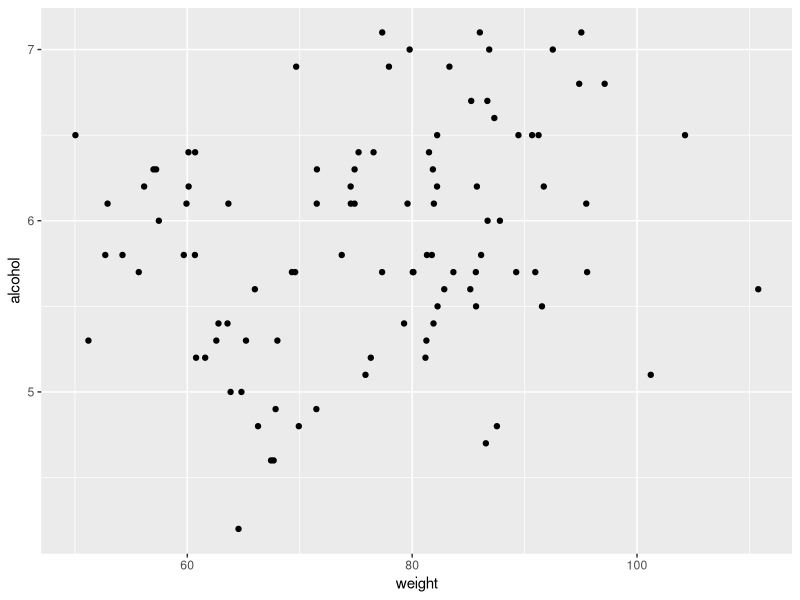
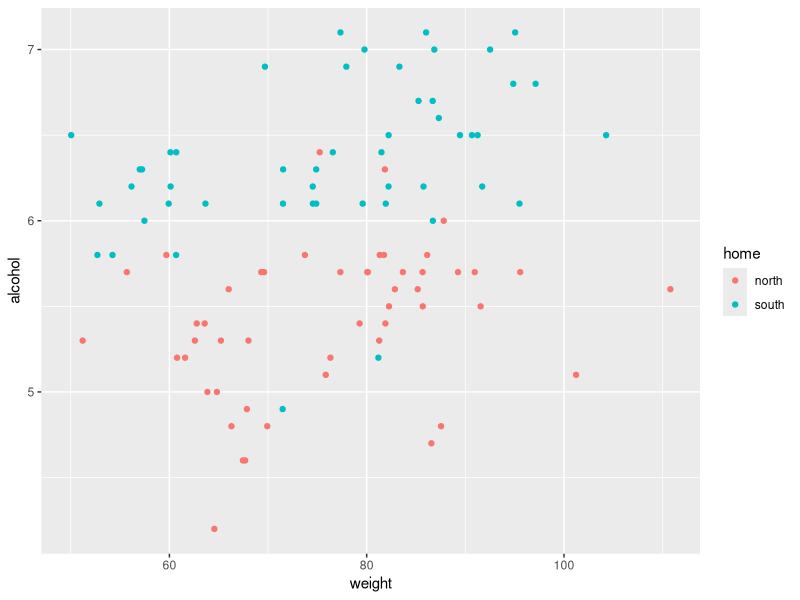
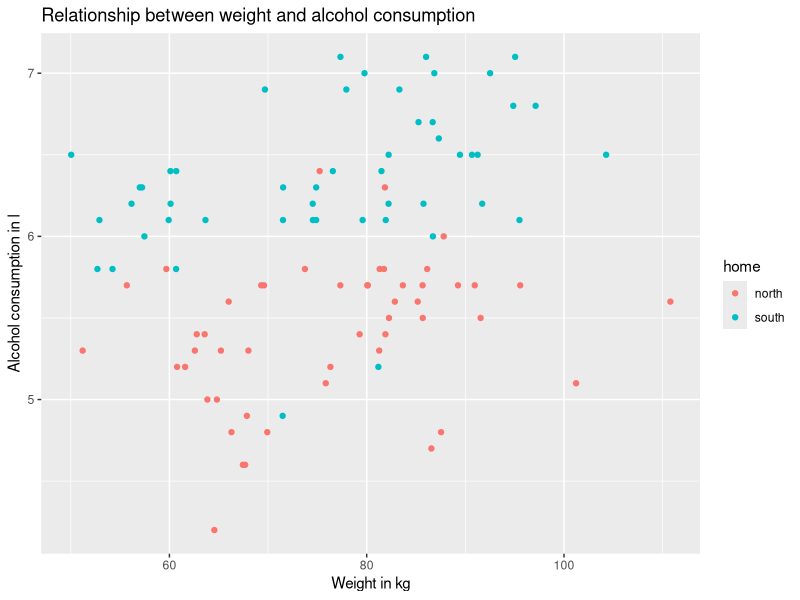
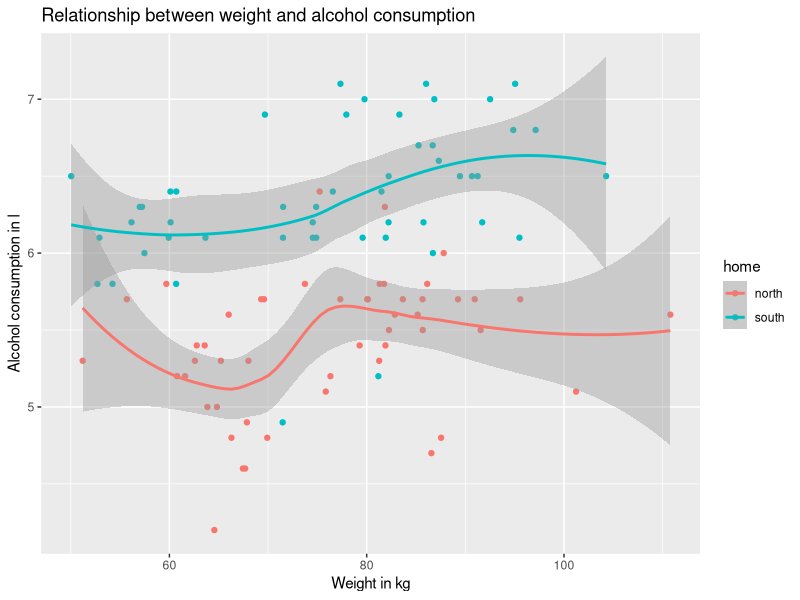
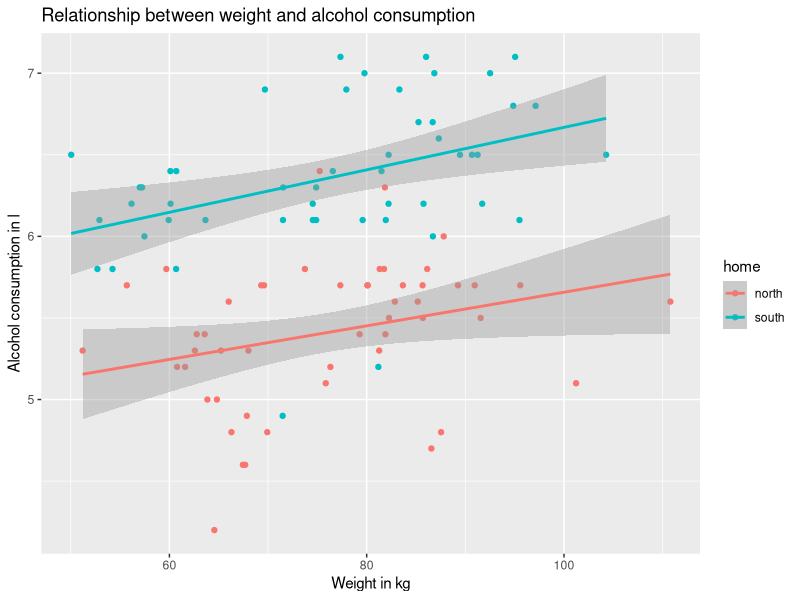
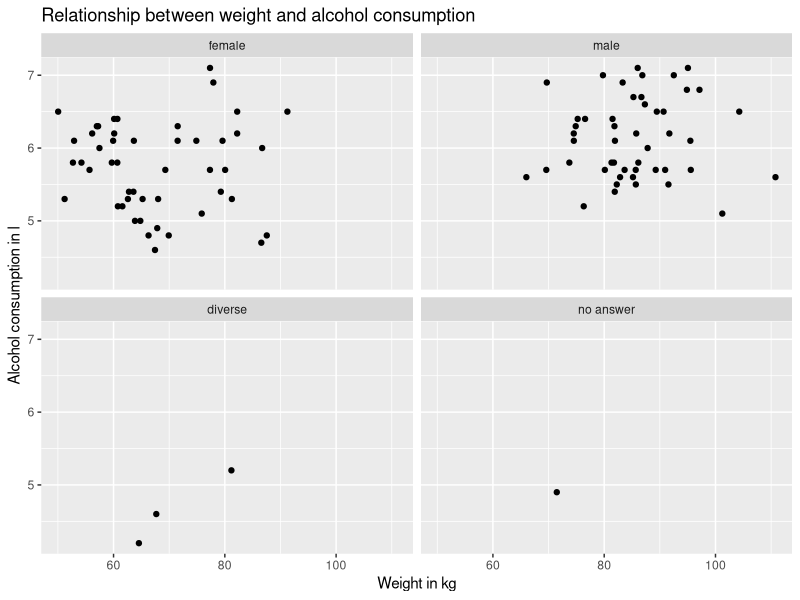
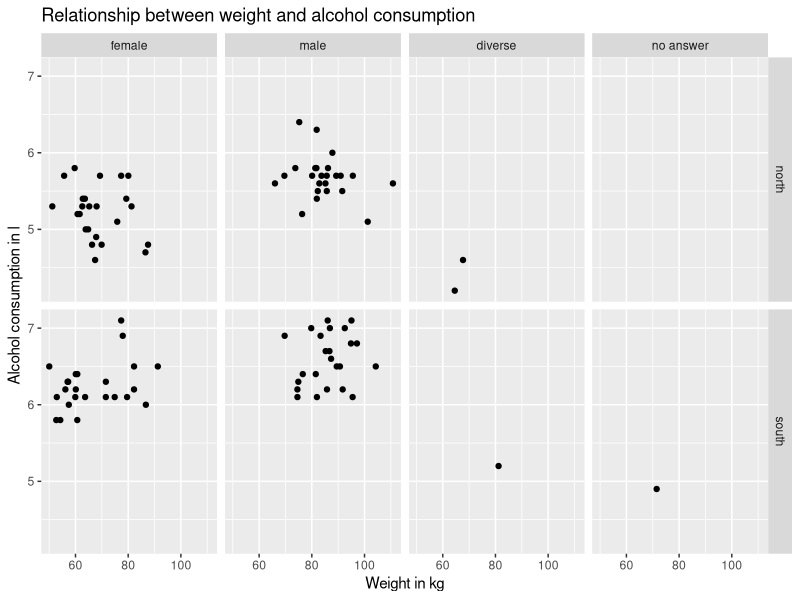
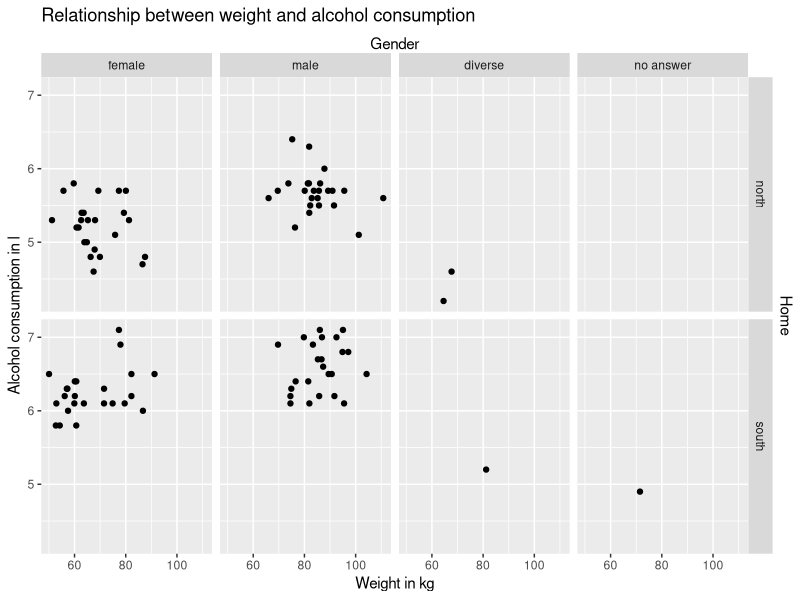

These charts were generated, in order, by the following R code: (Note: this script raises an error after producing the figures.)
## ---- chunk 1
#install.packages("ggplot2")
#install.packages("psych")
## ---- chunk 2
#install.packages(c("colorBlindness", "directlabels", "dplyr", "gameofthrones", "ggforce", "gghighlight", "ggnewscale", "ggplot2", "ggraph", "ggrepel", "ggtext", "ggthemes", "hexbin", "Hmisc", "mapproj", "maps", "munsell", "ozmaps", "paletteer", "patchwork", "rmapshaper", "scico", "seriation", "sf", "stars", "tidygraph", "tidyr", "wesanderson"))
## ---- chunk 3
library(ggplot2)
library(psych)

setwd("C:/Users/bente/Documents/Studium/BachelorPsychologie/Projekte/KlinMethGoettingen/Vorkurs")
## ---- chunk 4
dat = read.csv("consumption_ophase.csv")

dat$gender = factor(dat$gender, levels=1:4, labels=c("female", "male", "diverse", "no answer"))
dat$home = factor(dat$home, levels=1:2, labels=c("north", "south"))
## ---- chunk 5
ggplot(dat, aes(x = weight, y = alcohol)) + 
  geom_point()
## ---- chunk 6
p = ggplot(dat, aes(weight, alcohol, color = home)) + 
  geom_point()
p
## ---- chunk 7
p = p + 
  labs(x = "Weight in kg", y = "Alcohol consumption in l") +
  ggtitle("Relationship between weight and alcohol consumption")
p
## ---- chunk 8
p +
  geom_smooth()
## ---- chunk 9
p +
  geom_smooth(method = "lm")
## ---- chunk 10
ggplot(dat, aes(weight, alcohol)) + 
  geom_point() + 
  facet_wrap(~gender)+
  labs(x = "Weight in kg", y = "Alcohol consumption in l") +
  ggtitle("Relationship between weight and alcohol consumption")
## ---- chunk 11
p = ggplot(dat, aes(weight, alcohol)) + 
  geom_point() + 
  facet_grid(home~gender)+
  labs(x = "Weight in kg", y = "Alcohol consumption in l") +
  ggtitle("Relationship between weight and alcohol consumption")
p
## ---- chunk 12
p = p +
  scale_y_continuous(sec.axis = sec_axis(~ . , name = "Home", breaks = NULL, labels = NULL)) +
  scale_x_continuous(sec.axis = sec_axis(~ . , name = "Gender", breaks = NULL, labels = NULL))
p
## ---- chunk 13
#Speichern der Graphik

## Graphikobjekt wird mittels ggsave als Graphik in working directory gespeichert
ggsave("plot.png", p, width = 5, height = 5)
## ---- chunk 14
ggplot(dat, aes(alcohol)) + geom_histogram() + facet_wrap(~gender)
## ---- chunk 15
ggplot(dat, aes(alcohol)) + geom_bar() + facet_wrap(~gender) + labs(x = "Alcohol consumption in l", y = "Count") + ggtitle("Alcohol consumption by gender") + ylim(0,10)

## ---- chunk 16
ggplot(dat, aes(home, visited)) + 
  geom_jitter(width = 0.2, height = 0)
## ---- chunk 17
ggplot(dat, aes(home, visited)) + geom_violin() + geom_point() + geom_jitter(width = 0.2, height = 0)
## ---- chunk 18
# Mit violin plot und Mittelwert mit Fehlerbalken
ggplot(dat, aes(home, visited)) + geom_violin() + geom_point() +
  geom_jitter(width = 0.2, height = 0) +
  geom_point(stat="summary",fun = mean,size=1.5, col = "red") +
  stat_summary(geom="errorbar", fun.data=mean_se, width=.2, col ="red")+
  theme_classic()
## ---- chunk 19
descriptives <- describeBy(visited ~ home, mat = TRUE, data = dat)
# Name des Faktors einfügen
names(descriptives)[names(descriptives) == "group1"] <- "home"
# Konfidenzintervall ausrechnen
descriptives$ci_95 <- descriptives$se*1.96
# Grafik machen
ggplot(descriptives, aes(x=home, y=mean)) + 
  geom_point() +
  geom_errorbar(aes(ymin=mean-ci_95, ymax=mean+ci_95), width=.1)+
  ggtitle("Visited events by home")+
  theme_classic()
## ---- chunk 20
ggplot(dat, aes(home, visited)) + 
  stat_summary(fun = mean, geom = "bar", fill = "dark blue") +
  stat_summary(fun.data = mean_se, geom = "errorbar", width=.3)+
  ggtitle("Visited events by home")+
  theme_classic()
## ---- chunk 21
pd <- position_dodge(1, preserve = "single") # setzt die Balken nebeneinander

ggplot(dat, aes(home, visited, fill = gender)) + 
  stat_summary(fun = mean, geom = "bar", position = pd) +
  stat_summary(fun.data = mean_se, geom = "errorbar", width=.3, position = pd)+
  ggtitle("Visited events by home and gender")+
  theme_classic()
## ---- chunk 22
ggplot(dat, aes(home, visited, color = gender)) + 
  stat_summary(fun = mean, geom = "point") +
  stat_summary(fun.data = mean_se, geom = "errorbar", width=.3)+
  ggtitle("Visited events by home and gender")+
  theme_classic()
## ---- chunk 23
pd <- position_dodge(0.4)

ggplot(dat, aes(home, visited, color = gender)) + 
  stat_summary(fun = mean, geom = "point", position=pd) +
  stat_summary(fun.data = mean_se, geom = "errorbar", position=pd, width=.3)+
  ggtitle("Visited events by home and gender")+
  theme_classic()
## ---- chunk 24
gender = c(rep(1, 48), rep(2, 48), rep(3, 3), 4)
home = c(rep(1, 24), rep(2, 24), rep(1, 24), rep(2, 24), 1, 1, 2, 2)
visited = round(5 + rnorm(100, 0, 1) + (gender == 1) * 3 + (home - 1) * 2)
alcohol = round(5 + 0.75 * scale(visited)[, 1] * 0.75 + 0.25 * (rnorm(100, 0, 1) + (gender == 2) * 5 + (home - 1) * 2), 1)
weight = 70 + rnorm(100, 0, 10) + (gender == 2) * 15

dat = data.frame(gender, home, visited, alcohol, weight)
dat = dat[sample(1:nrow(dat)), ]
dat$subjectNr = 1:nrow(dat)
write.csv(dat, "consumption_ophase.csv", row.names=F)
rm(gender, home, visited, alcohol, weight)
